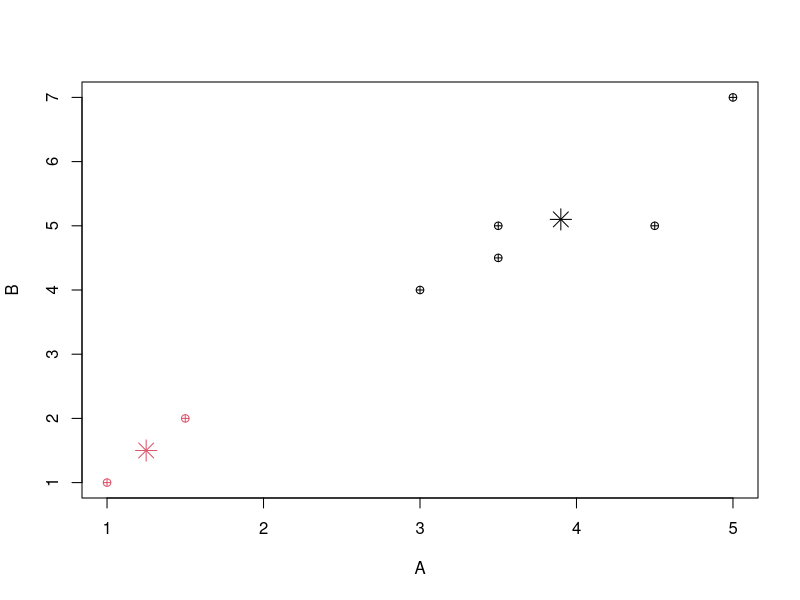

This figure's R source:
#Clustering - Simple dataset - Marks in 2 subjects


A=c(1,1.5,3,5,3.5,4.5,3.5)
B=c(1,2,4,7,5,5,4.5)
marks=data.frame(A,B)
marks
?kmeans
(c1 = kmeans(marks, 2))  #??

cbind(marks, c1$cluster)
plot(marks, pch=10,col = c1$cluster)
c1$centers
points(c1$centers, col = 1:2, pch = 8, cex = 2)

c1$iter #?

#C1- 1, 2 : (1.3, 1.5)
#C2- 3, 4, 5, 6, 7  : (3.9, 5.1)
#
#Specify Coordinates for Centers
mcenters = marks[c(1,5),]
mcenters
(c2a <- kmeans(marks, centers=mcenters))
c2a
cbind(marks, c2a$cluster)
matrix(c(1,1,5,7), ncol=2)
?matrix
(c2b <- kmeans(marks, centers=matrix(c(1,1,5,7), ncol=2)))

c2a
cbind(marks,c2a$cluster)
c2a$centers
aggregate(marks,by=list(c2a$cluster),FUN=mean)
c2a
c2a$iter

library(dplyr)
marks %>% group_by(c2a$cluster) %>% summarise_all(funs(sum, mean, median, n()))


# Distances
x1=marks[1,]; x2=marks[2,]
x1;x2
sqrt(sum((x1-x2)^2))
sqrt(1.25)
dist(rbind(x1,x2))
euc.dist <- function(x1, x2) sqrt(sum((x1 - x2) ^ 2))
for (i in 1:7)
  print(paste(i, round(euc.dist(marks[i,], marks[1,]),2),sep='-'))

ref1 = marks[1,]; ref1
ref2 = marks[4,]; ref2

(d1= apply(marks,1,function(x)sqrt(sum((x-ref1)^2))))
(d2= apply(marks,1,function(x)sqrt(sum((x-ref2)^2))))
df=cbind(marks, d1,d2)
df

apply(df, 1, function(x) max(which(x == min(x, na.rm = TRUE))))
df
apply(df[,c(3,4)],1, min)
df3 <-transform(df, mind1d2=apply(df[,c(3,4)],1, min, na.rm = TRUE))
df3
